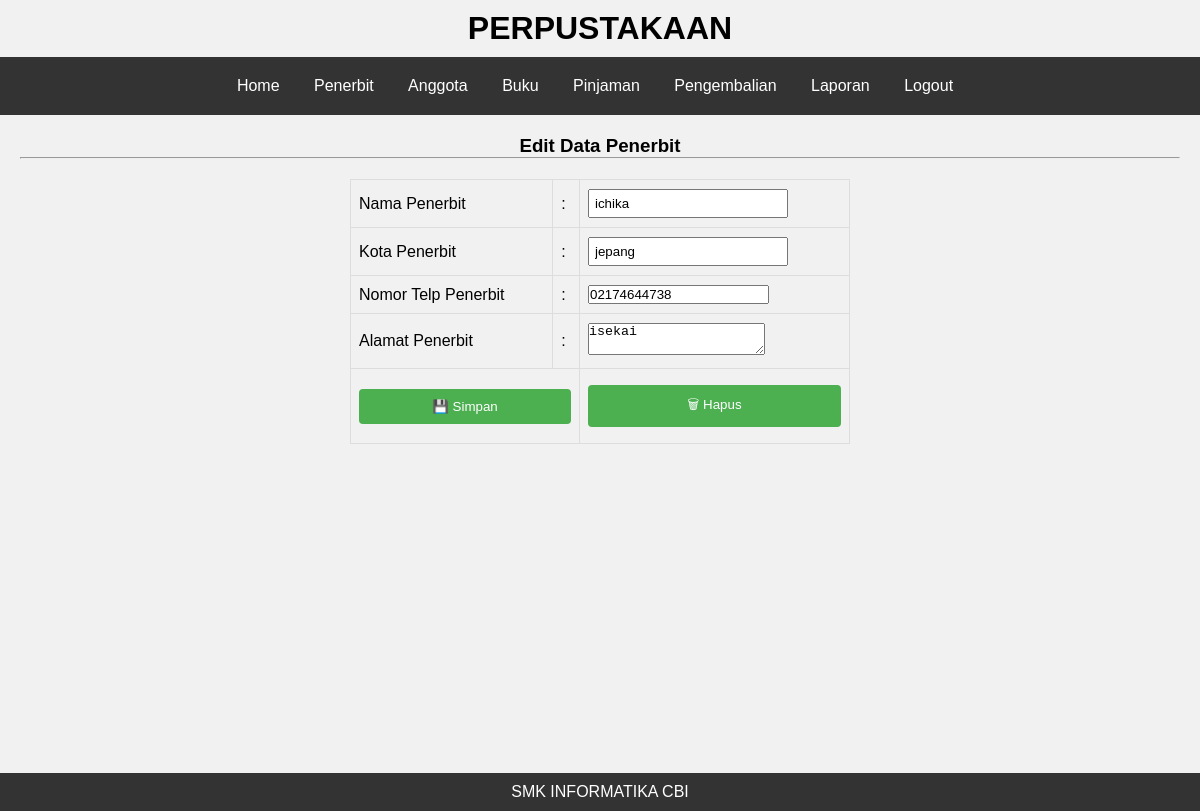
Screenshot of /media.php?content=edit_penerbit&id=5 (signed in) with the database file from the repository.
### tables this page shows
CREATE TABLE `tbl_penerbit` (
  `id_penerbit` int(11) NOT NULL,
  `nama_penerbit` varchar(45) DEFAULT NULL,
  `alamat_penerbit` text DEFAULT NULL,
  `kota_penerbit` varchar(40) DEFAULT NULL,
  `no_telp_penerbit` varchar(15) DEFAULT NULL
);

### content/penerbit/edit_penerbit.php (the view, shortened to what this page needs)
<?php
include '././koneksi.php';
$id_penerbit = $_GET['id'];
$data_penerbit = mysqli_query($koneksi, "SELECT * FROM tbl_penerbit  WHERE id_penerbit='$id_penerbit'");
$row = mysqli_fetch_array($data_penerbit);
?>
<h3>Edit Data Penerbit</h3>
<hr>
<form action="content/penerbit/edit_penerbit_act.php" method="post">
	<table>
		<tr>
			<td>Nama Penerbit</td>
			<td>:</td>
			<td>
				<input type="text" name="nama_penerbit" value="<?php echo $row['nama_penerbit'] ?>">
			</td>
		</tr>
		<tr>
			<td>Kota Penerbit</td>
			<td>:</td>
			<td>
				<input type="text" name="kota_penerbit" value="<?php echo $row['kota_penerbit'] ?>">
			</td>
		</tr>
		<tr>
			<td>Nomor Telp Penerbit</td>
			<td>:</td>
			<td>
				<input type="number" name="no_telp_penerbit" value="<?php echo $row['no_telp_penerbit'] ?>">
			</td>
		</tr>
		<tr>
			<td>Alamat Penerbit</td>
			<td>:</td>
			<td>
				<textarea name="alamat_penerbit" required><?php echo $row['alamat_penerbit'] ?></textarea>
			</td>
		</tr>
		<tr>
			<td colspan="2">
				<button type="submit">&#128190; Simpan</button>
			</td>
			<td>
				<button type="reset">&#128465; Hapus</button>
			</td>
		</tr>
	</table>
</form>

### desain/media.css (style rules this page uses)
body { font-family: Arial, sans-serif; margin: 0; }

### desain/penerbit.css (style rules this page uses)
* { padding: 0; margin: 0; }
table { width: 100%; border-collapse: collapse; margin: 20px 0; }
th, td { border: 1px solid #ddd; padding: 8px; text-align: left; }
form { display: inline-block; text-align: right; margin-bottom: 10px; }
input[type="text"] { width: 200px; padding: 5px; margin-left: 10px; }

### desain/tambah_penerbit.css (style rules this page uses)
form { width: 500px; margin: 0 auto; }
table { border-collapse: collapse; width: 100%; }
th, td { padding: 8px; text-align: left; border-bottom: 1px solid #ddd; }
input[type=text], input[type=number], textarea { margin: 1px 0; box-sizing: border-box; }
button[type=submit], button[type=reset] { width: 100%; background-color: #4CAF50; color: white; padding: 10px 15px; margin: 8px 0; border: none; border-radius: 4px; cursor: pointer; }

### rows the page displays
tbl_penerbit: nama_penerbit "ichika", kota_penerbit "jepang", no_telp_penerbit "02174644738", alamat_penerbit "isekai"
